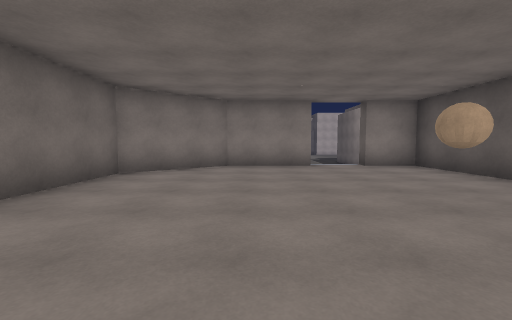
[1] (above)

20 first-person views from a walk through a Unity game level. The camera is 1.3 m above the floor, tilts 4° down and sees 90° across. The floor is counted in squares, 2 m on a side. Each view is taken from the middle of a square. On the plan, view 1 faces up. The plan holds only what a view shows up to about 9 squares ahead; the rest is blank. The place goes on beyond the plan. The player is left out. Door leaves are left out, so doorways stand open. Surface patterns are stand-ins for the level's own textures.

[2]
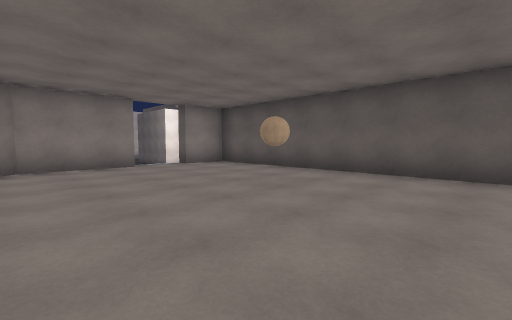

[3]
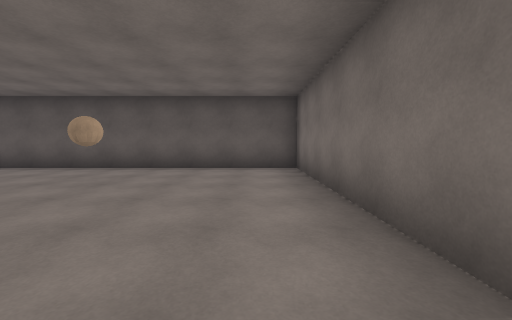

[4]
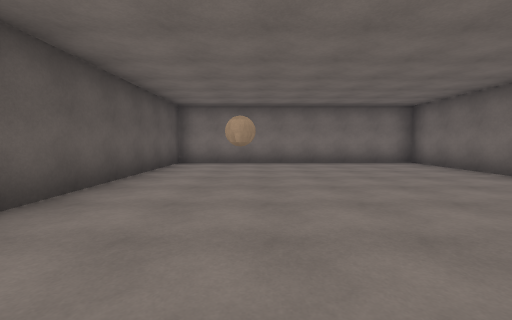

[5]
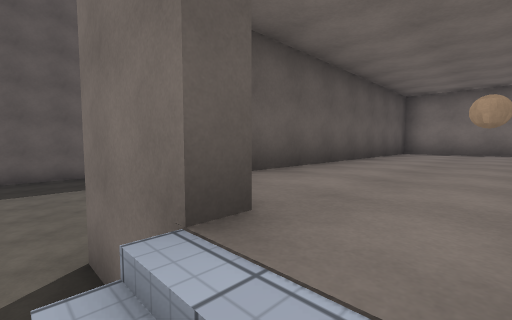

[6]
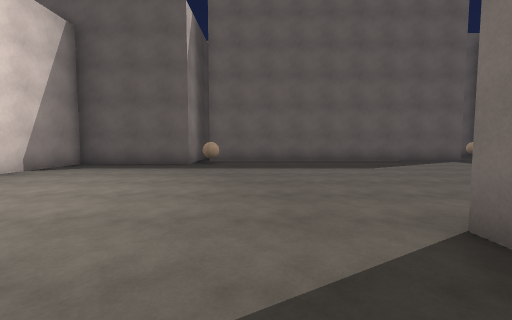

[7]
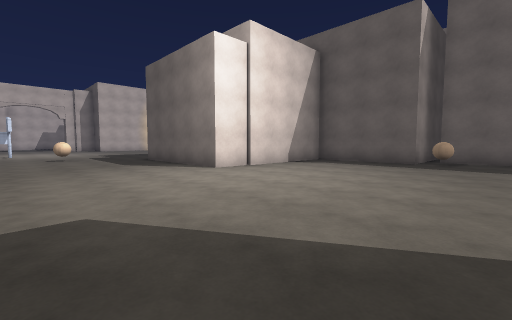

[8]
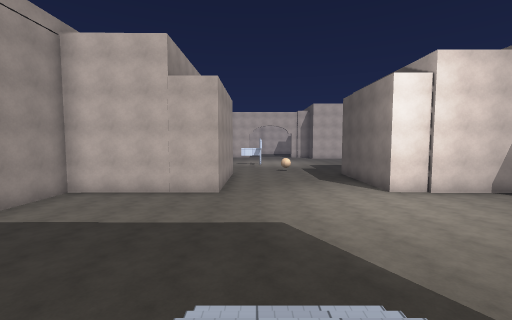

[9]
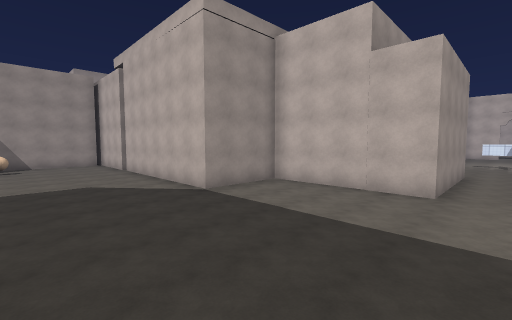

[10]
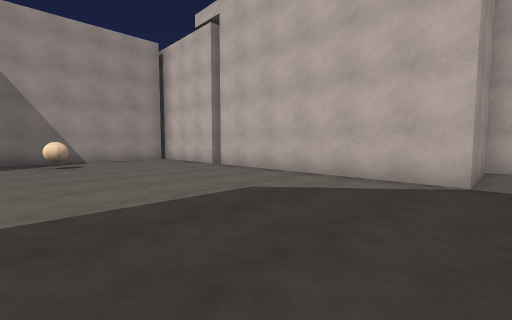

[11]
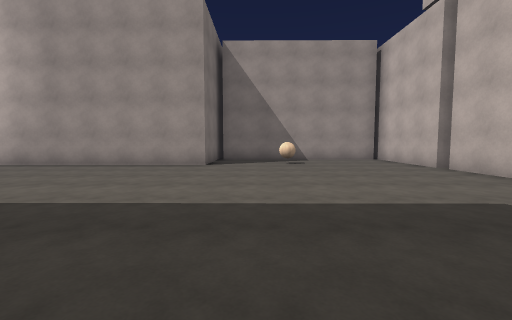

[12]
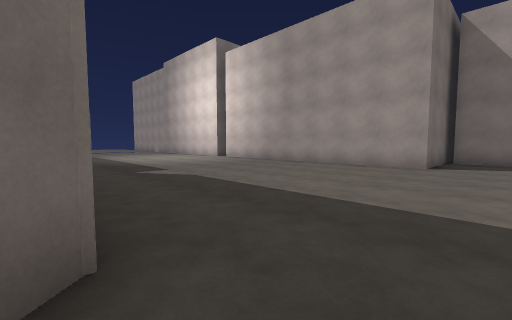

[13]
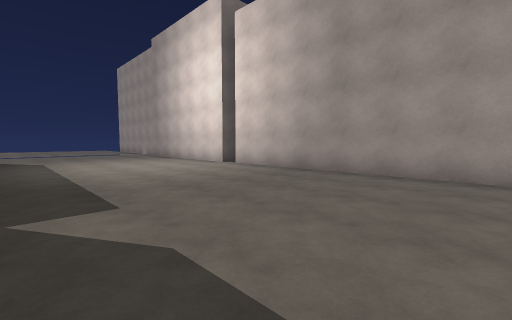

[14]
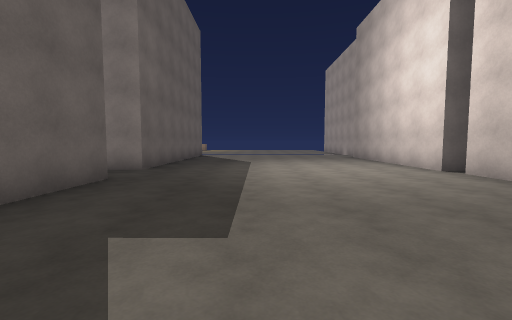

[15]
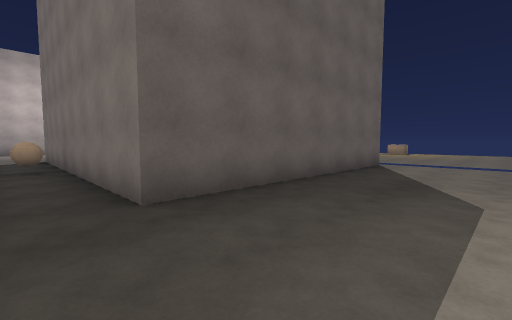

[16]
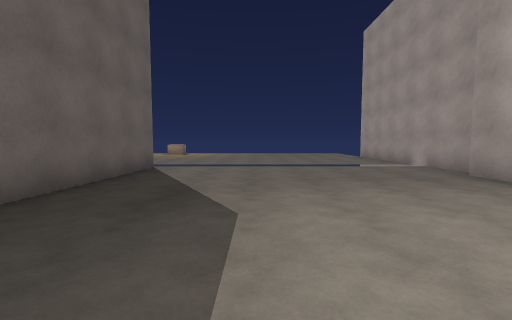

[17]
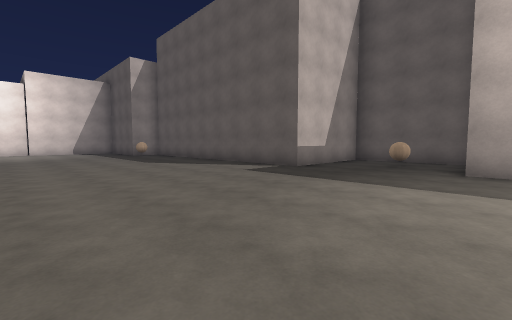

[18]
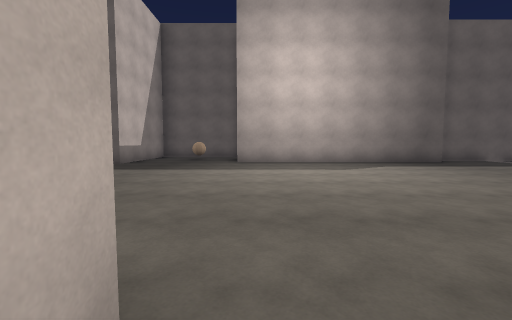

[19]
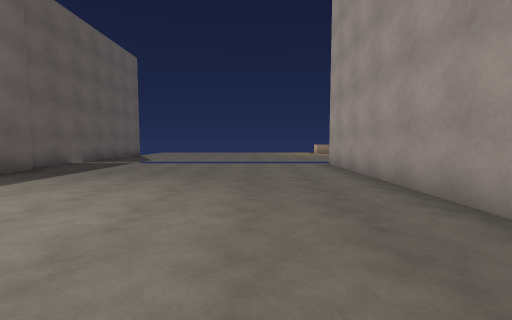

[20]
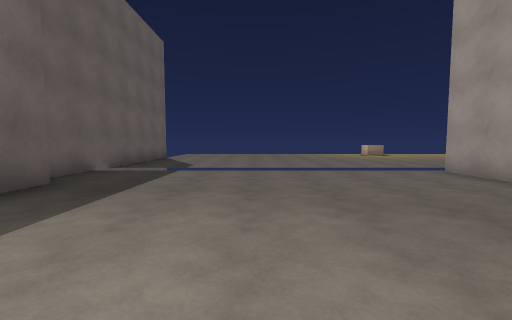

### Floor plan
Key: @ floor where view 1 was taken; # wall or solid block; . main floor; : floor 1.5 m higher than the main floor; / step, stairs or slope; = window, fence, low wall or low ledge; v drop or lower ground; O other object.
Columns run from 14 left of view 1 to 16 right of it. Each row starts with its distance up from view 1.
 20                ..O
 19                ....
 18                #....#
 17                #....#
 16                #....#
 15           ######....######
 14           #..............#
 13           #..............#
 12   #########..............#
 11   .......................###
 10  #.......................O#
  9  #..............//........#
  8  #.O............/=........#
  7  #..........####:###......#
  6 ##.........##::::::#......#
  5  ###.......#:::::::#......#
  4    #.......#:::::::#......#
  3    #.......#::::O::#......#
  2    #.......#:::::::#......#####
  1    #.......#:::::::#..........#
  0    #.......#::@::::#.......O..#
 -1    #.......#########..........#
 -2    #...........O...........#
 -3    ##......#########.......#
 -4     #......#       #.......#
 -5     #......#       #.......#
 -6     #......#       #.......#
 -7     #......#       #.......#
 -8    ##......#       #.......#
 -9    #.......#      ##.......#
-10    #vvvvvvv#      #vvvvvvvv#
-11    #........      .........#
-12    #                       #

Where each view was taken, in squares from view 1:
view 1: 0 up, 0 right, facing up
view 2: 0 up, 1 left, facing up-right
view 3: 0 up, 2 left, facing right
view 4: 7 up, 2 right, facing down
view 5: 8 up, 2 right, facing down-right
view 6: 9 up, 3 right, facing right
view 7: 9 up, 2 right, facing up-right
view 8: 7 up, 2 right, facing up
view 9: 8 up, 2 right, facing up-left
view 10: 7 up, 3 left, facing up-left
view 11: 7 up, 3 left, facing left
view 12: 7 up, 3 left, facing down-left
view 13: 4 up, 5 left, facing down-left
view 14: 3 up, 6 left, facing down
view 15: 2 down, 6 left, facing down-right
view 16: 3 down, 6 left, facing down
view 17: 2 down, 6 right, facing up-right
view 18: 2 down, 4 right, facing right
view 19: 2 down, 7 right, facing down
view 20: 4 down, 9 right, facing down
